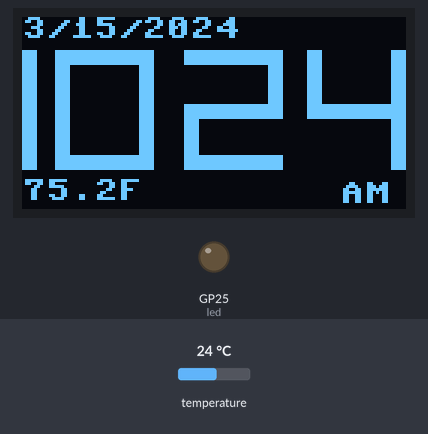
Bench run of a program on a simulated Raspberry Pi Pico running MicroPython. Parts: 128×64 one-colour display, output pins drawn as LEDs (lit = HIGH). The inputs (shaded band) are chosen by the test bench; at power-on: temperature 24 °C. The clock reads 2024-03-15 10:24:30 at power-on unless the program sets it; library files of the repository ran but are not shown: ssd1306.py; pins used as bus, display or sensor lines are not drawn; what the program prints to the serial console is not drawn.

Above: at 1.2 s.
1.3 s: temperature set to 12 °C
At 2.8 s:
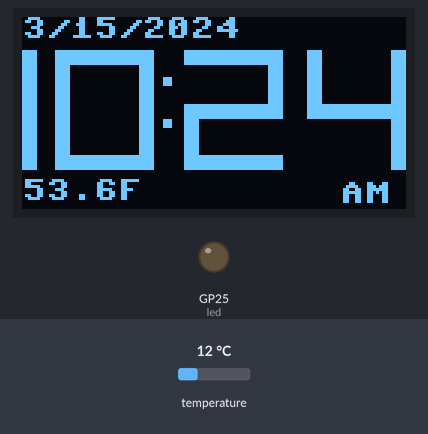
4.5 s: temperature set to 19 °C
At 6.8 s:
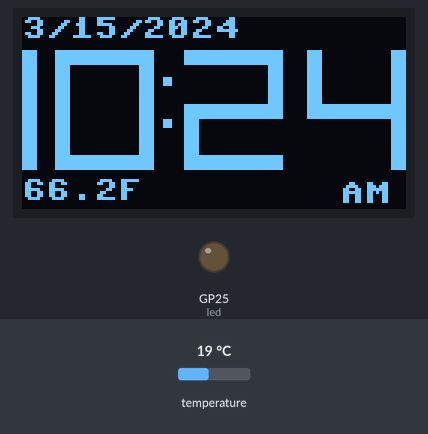
8.5 s: temperature set to 28 °C
At 10.7 s:
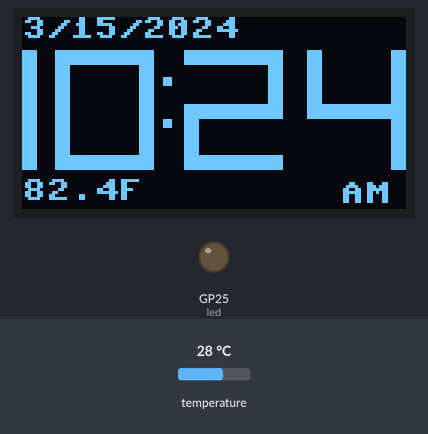
Timing chart, 0 to 12.2 s (numbered marks = the images above; inputs shaded):
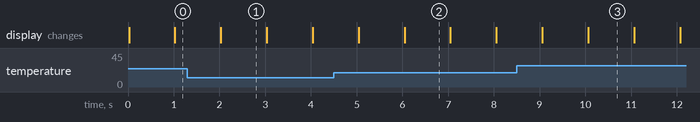

Measured:
- after the input at 1.3 s, the display: changes after 0.73 s (image 1)
- after the input at 4.5 s, the display: first differs from a run without the input after 1.5 s (image 2)
- after the input at 8.5 s, the display: first differs from a run without the input after 1.6 s (image 3)
- what the display in image 1 shows lasts 1.0 s, from 2.0 s to 3.0 s

The program:

oled-spi-rtc-with-temp.py
```python
from machine import Pin, I2C
import utime
import ssd1306
from utime import sleep, localtime
led = machine.Pin(25, machine.Pin.OUT)

SCL = machine.Pin(2)  # SPI CLock
SDA = machine.Pin(3)  # SPI Data
spi = machine.SPI(0, sck=SCL, mosi=SDA, baudrate=100000)

RES = machine.Pin(4)
DC = machine.Pin(5)
CS = machine.Pin(6)

oled = ssd1306.SSD1306_SPI(128, 64, spi, DC, RES, CS)
DS3231_ADDR = 0x68

i2c = I2C(0, sda=Pin(0), scl=Pin(1))

def bcd2dec(bcd):
    """Convert binary coded decimal to decimal."""
    return (((bcd & 0xf0) >> 4) * 10 + (bcd & 0x0f))

def read_ds3231():
    """Read time from DS3231 RTC."""
    data = i2c.readfrom_mem(DS3231_ADDR, 0x00, 7)
    second = bcd2dec(data[0])
    minute = bcd2dec(data[1])
    hour = bcd2dec(data[2] & 0x3f)  # 24 hour mode
    day = bcd2dec(data[4])
    month = bcd2dec(data[5] & 0x1f)
    year = bcd2dec(data[6]) + 2000
    return (year, month, day, hour, minute, second)

def read_temperature():
    """Read temperature from DS3231 RTC."""
    # Read temperature registers
    i2c.writeto(DS3231_ADDR, b'\x11')
    temp_data = i2c.readfrom(DS3231_ADDR, 2)
    temp_msb = temp_data[0]
    temp_lsb = temp_data[1]

    # Get raw temp value (ignoring sign bit)
    raw_temp = temp_msb & 0x7F  # Strip off sign bit

    # 0xD7 & 0x7F = 0x57 = 87 decimal (original value minus sign bit)
    # If sign bit was set, make it negative
    if temp_msb & 0x80:
        raw_temp = raw_temp ^ 0x7F  # Invert the bits
        raw_temp = -(raw_temp + 1)  # Two's complement

    # Add fraction from LSB
    frac = (temp_lsb >> 6) * 0.25
    temp_c = raw_temp + frac

    # Convert to Fahrenheit
    temp_f = (temp_c * 9.0 / 5.0) + 32.0

    print(f"Raw temp (after sign bit removal): {raw_temp}")
    print(f"Temperature: {temp_c}°C = {temp_f}°F")

    return temp_f

segmentMapping = [
    #a, b, c, d, e, f, g
    [1, 1, 1, 1, 1, 1, 0], # 0
    [0, 1, 1, 0, 0, 0, 0], # 1
    [1, 1, 0, 1, 1, 0, 1], # 2
    [1, 1, 1, 1, 0, 0, 1], # 3
    [0, 1, 1, 0, 0, 1, 1], # 4
    [1, 0, 1, 1, 0, 1, 1], # 5
    [1, 0, 1, 1, 1, 1, 1], # 6
    [1, 1, 1, 0, 0, 0, 0], # 7
    [1, 1, 1, 1, 1, 1, 1], # 8
    [1, 1, 1, 1, 0, 1, 1]  # 9
]

def drawDigit(digit, x, y, width, height, thickness, color):
    if digit < 0:
        return
    segmentOn = segmentMapping[digit]

    # Draw horizontal segments
    for i in [0, 3, 6]:
        if segmentOn[i]:
            if i == 0:  # top
                yOffset = 0
            elif i == 3:  # bottom
                yOffset = height - thickness
            else:  # middle
                yOffset = height // 2 - thickness // 2
            oled.fill_rect(x, y+yOffset, width, thickness, color)

    # Draw vertical segments
    for i in [1, 2, 4, 5]:
        if segmentOn[i]:
            if i == 1 or i == 5:  # upper segments
                startY = y
                endY = y + height // 2
            else:  # lower segments
                startY = y + height // 2
                endY = y + height
            xOffset = 0 if (i == 4 or i == 5) else width-thickness
            oled.fill_rect(x+xOffset, startY, thickness, endY-startY, color)

def draw_colon(x, y):
    oled.fill_rect(x, y, 3, 3, 1)
    oled.fill_rect(x, y+14, 3, 3, 1)

def update_screen(year, month, day, hour, minute, am_pm, colon_on, temp_f):
    left_margin = -28
    y_offset = 11
    digit_width = 33
    digit_height = 40
    digit_spacing = 41
    digit_thickness = 5

    oled.fill(0)

    # Draw date at top
    date_str = f"{month}/{day}/{year}"
    oled.text(date_str, 0, 0, 1)

    # Draw temperature at top right (both C and F)
    temp_str = f"{temp_f:.1f}F"
    oled.text(temp_str, 0, 54, 1)

    # Convert 24-hour to 12-hour format
    display_hour = hour if hour <= 12 else hour - 12
    if display_hour == 0:
        display_hour = 12

    hour_ten = display_hour // 10 if display_hour >= 10 else -1
    hour_right = display_hour % 10
    minute_ten = minute // 10
    minute_right = minute % 10

    drawDigit(hour_ten, left_margin, y_offset, digit_width, digit_height, digit_thickness, 1)
    drawDigit(hour_right, left_margin + digit_spacing-2, y_offset, digit_width, digit_height, digit_thickness, 1)
    drawDigit(minute_ten, left_margin + 2*digit_spacing, y_offset, digit_width, digit_height, digit_thickness, 1)
    drawDigit(minute_right, left_margin + 3*digit_spacing, y_offset, digit_width, digit_height, digit_thickness, 1)

    if colon_on:
        draw_colon(47, 20)

    oled.text(am_pm, 106, 55, 1)
    oled.show()

counter = 0
while True:
    now = read_ds3231()
    year, month, day, hour, minute, second = now
    am_pm = "PM" if hour >= 12 else "AM"

    # Read temperature from RTC
    temp_f = read_temperature()

    update_screen(year, month, day, hour, minute, am_pm, True, temp_f)
    sleep(1)
    update_screen(year, month, day, hour, minute, am_pm, False, temp_f)
    sleep(1)
    counter += 1
    if counter > 9:
        counter = 0
```
